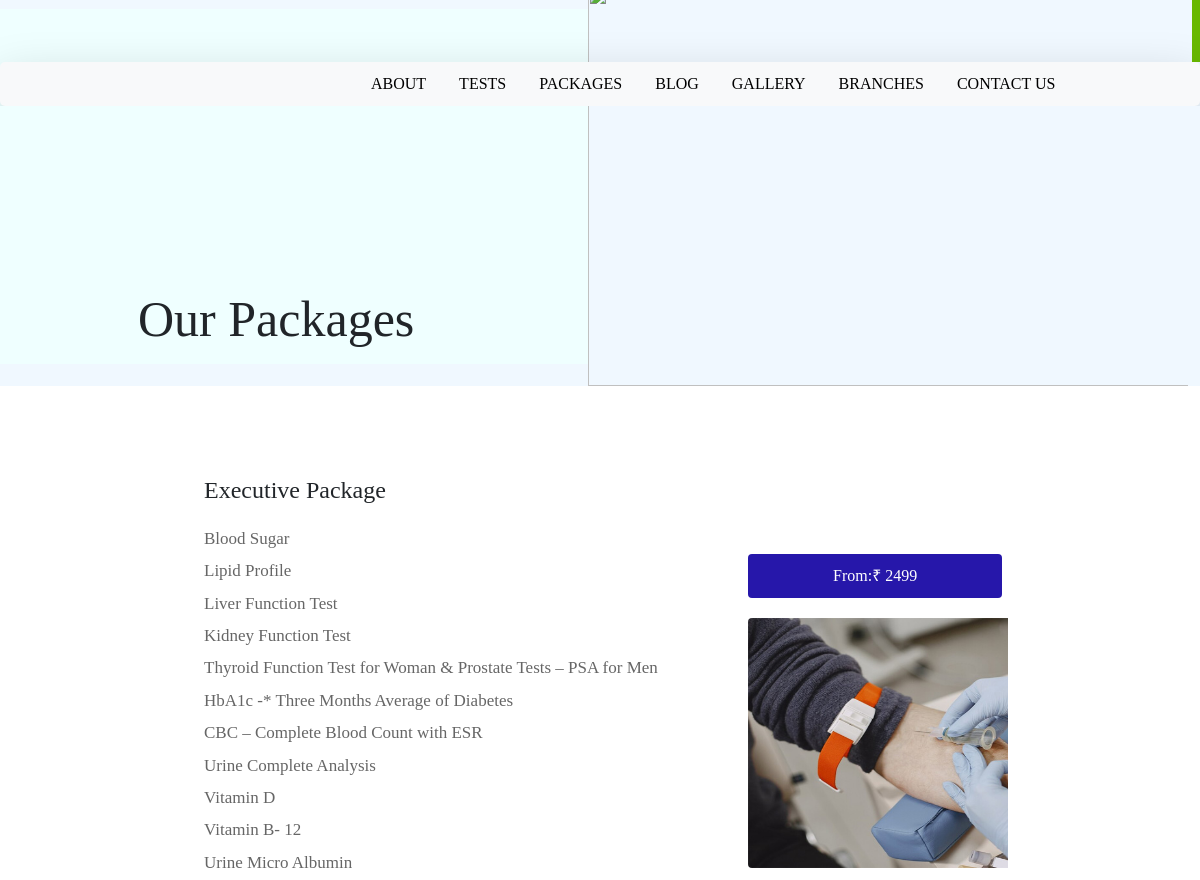
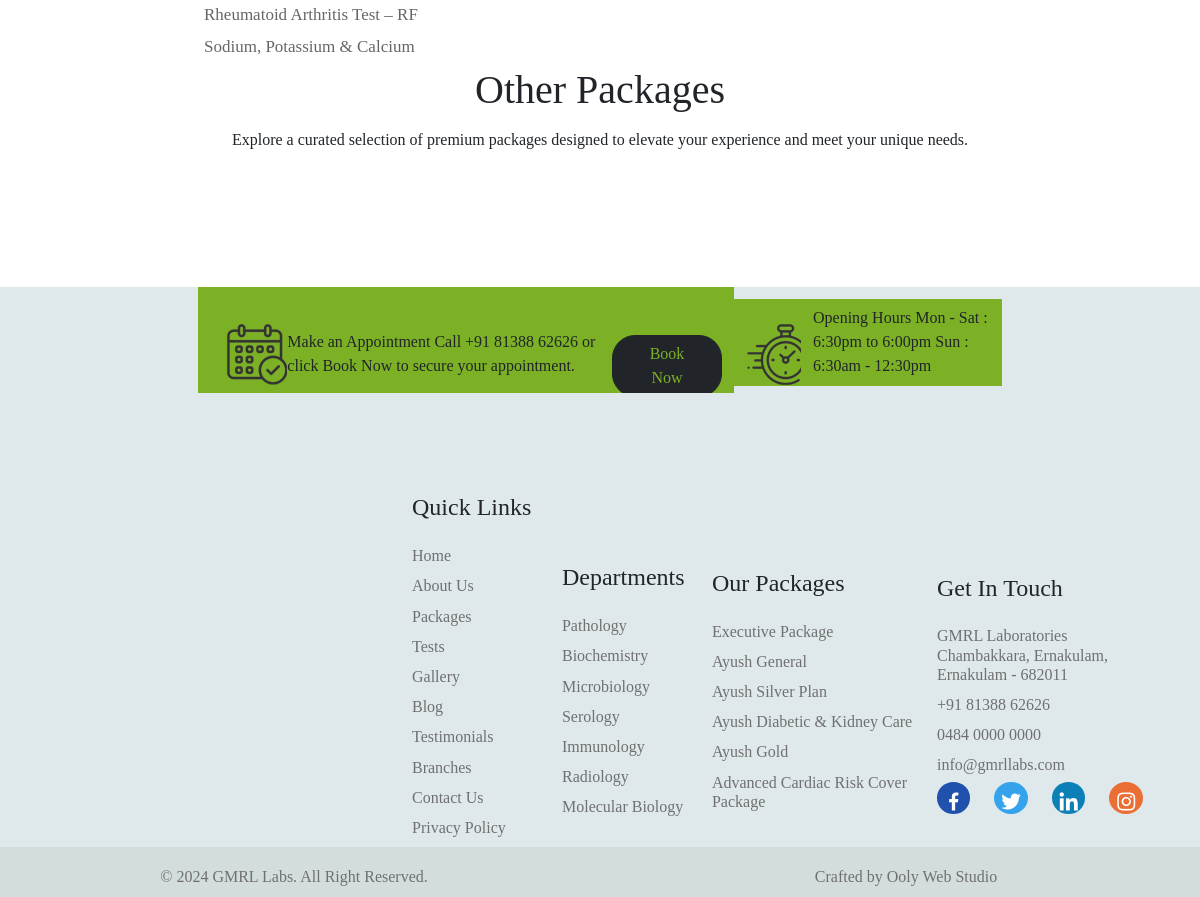
The page /packages/1 on the database its author committed (2 pictures, top to bottom).
### labapp/models.py (models this page shows, shortened)
class Package(models.Model):
    image=models.ImageField(upload_to='package')
    price=models.IntegerField()
    ln1=models.CharField(max_length=400)
    ln2=models.CharField(max_length=400)
    ln3=models.CharField(max_length=400)
    ln4=models.CharField(max_length=400)
    ln5=models.CharField(max_length=400)
    ln6=models.CharField(max_length=400)
    ln7=models.CharField(max_length=400,blank=True)
    ln8=models.CharField(max_length=400,blank=True)
    ln9=models.CharField(max_length=400,blank=True)
    ln10=models.CharField(max_length=400,blank=True)
    ln11=models.CharField(max_length=400,blank=True)
    ln12=models.CharField(max_length=400,blank=True)
    ln13=models.CharField(max_length=400,blank=True)
    name=models.CharField(max_length=250,unique=True)
    class Meta:
        ordering=('name',)

### labapp/views.py (the view)
# urls.py: path('packages/<int:id>',views.packages,name='packages'),
def packages(request,id):
    packs=Package.objects.get(id=id)
    return render(request,'packages.html',{'packs':packs})

### templates/packages.html (shortened to what this page needs)
{% extends 'base.html' %}
{% load static %}
{% block content %}
<section class="packages w-100" id="package" style="font-family:Georgia, 'Times New Roman', Times, serif ;">
    <div class="row w-100">
        <div class="abi col-lg-6">
            <h1>Our Packages</h1>
        </div>
        <div class="tip col-lg-6">
            <img src="../static/images/blog.jpg" alt="">
        </div>
    </div>
</section>
<section class="packpgs" >
    <div class="packrow row mx-auto d-flex">
        <div class="col-lg-8">
            <h4 class="mb-4">{{packs.name}}</h4>
            <h6>{{packs.ln1}}</h6>
            <h6>{{packs.ln2}}</h6>
            <h6>{{packs.ln3}}</h6>
            <h6>{{packs.ln4}}</h6>
            <h6>{{packs.ln5}}</h6>
            <h6>{{packs.ln6}}</h6>
            <h6>{{packs.ln7}}</h6>
            <h6>{{packs.ln8}}</h6>
            <h6>{{packs.ln9}}</h6>
            <h6>{{packs.ln10}}</span></h6>
            <h6>{{packs.ln11}}</h6>
            <h6>{{packs.ln12}}</h6>
            <h6>{{packs.ln13}}</h6>
        </div>
        <div class="col-lg-4">
            <button class="btnprc">From:₹ {{packs.price}}</button>
            <img class="pkpgimg" src="{{packs.image.url}}" alt="">
        </div>
    </div>
</section>
<section class="pakpg" style="font-family:Georgia, 'Times New Roman', Times, serif ;">
<div class="otpk">
    <h1 class="mx-auto d-flex justify-content-center mb-3">Other Packages</h1>
    <h6 class="mx-auto d-flex justify-content-center mb-5">Explore a curated selection of premium packages designed to elevate your experience and meet your unique needs.</h6>
</div>
<div class="container">
</div>
</section>
<section class="footer" style="font-family:Georgia, 'Times New Roman', Times, serif ;">
    <div class="rw2 row mx-auto"   >
        <div class="col9 col-lg-8">
            <div class="row">
                <div class="col-lg-2" >
                    <img class="mt-4 ms-3" src="../static/images/make-appointment.png" alt="">
                </div>
                <div class="col-lg-7 mt-4" >
                    <h8 class="ms-0"> Make an Appointment</h8>
                    <h8 class="ms-0">Call +91 81388 62626 or click Book Now to secure your appointment.</h8>
                </div>
                <div class="col-lg-3">
                    <a href="{% url 'lab:appointment' %}">
                        <button type="button" class="btn4 mt-5 btn btn-dark ">Book Now</button>
                    </a>
                </div>
            </div>
        </div>
        <div class="col91 col-lg-4">
            <div class="row col9rw">
                <div class="col-lg-3">
                    <img class="mt-4" src="../static/images/openinh-hours-logo.png" alt="">
                </div>
                <div class="col-lg-9">
                    <h7 class="mt-3">Opening Hours</h7>
                    <h7>Mon - Sat : 6:30pm to 6:00pm</h7>
                    <h7>Sun : 6:30am - 12:30pm</h7>
                </div>
            </div>
        </div>
    </div>
    <div class="rw3 row">
        <div class="col-lg-2">
        </div>
        <div class="col-lg-2">
            <h4 class="mb-4">Quick Links</h4>
            <a href="{% url 'lab:home' %}">
                <h6>Home</h6>
            </a>
            <a href="{% url 'lab:about' %}">
                <h6>About Us</h6>
            </a>
            <a href="{% url 'lab:package' %}">
                <h6>Packages</h6>
            </a>
            <a href="{% url 'lab:test' %}">
                <h6>Tests</h6>
            </a>
            <a href="{% url 'lab:gallery' %}">
                <h6>Gallery</h6>
            </a>
            <a href="{% url 'lab:blog' %}">
                <h6>Blog</h6>
            </a>
            <a href="">
            <h6>Testimonials</h6>
            </a>
            <a href="{% url 'lab:branches' %}">
                <h6>Branches</h6>
            </a>
            <a href="{% url 'lab:contacts' %}">
                <h6>Contact Us</h6>
            </a>
            <a href="{% url 'lab:privacy' %}">
                <h6>Privacy Policy</h6>
            </a>
        </div>
        <div class="col-lg-2">
            <h4 class="mb-4">Departments</h4>
            <a href="{% url 'lab:depart' %}">
                <h6>Pathology</h6>
            </a>
            <a href="{% url 'lab:depart' %}">
                <h6>Biochemistry</h6>
            </a>
            <a href="{% url 'lab:depart' %}">
                <h6>Microbiology</h6>
            </a>
            <a href="{% url 'lab:depart' %}">
                <h6>Serology</h6>
            </a>
            <a href="{% url 'lab:depart' %}">
                <h6>Immunology</h6>
            </a>
            <a href="{% url 'lab:depart' %}">
                <h6>Radiology</h6>
            </a>
            <a href="{% url 'lab:depart' %}">
                <h6>Molecular Biology</h6>
            </a>
        </div>
        <div class="col-lg-3">
            <h4 class="mb-4">Our Packages</h4>
            <a href="http://127.0.0.1:8005/packages/1   ">
                <h6>Executive Package</h6>
            </a>
            <a href="http://127.0.0.1:8005/packages/2">
                <h6>Ayush General</h6>
            </a>
            <a href="http://127.0.0.1:8005/packages/3">
                <h6>Ayush Silver Plan</h6>
            </a>
            <a href="http://127.0.0.1:8005/packages/4">
                <h6>Ayush Diabetic & Kidney Care</h6>
            </a>
            <a href="http://127.0.0.1:8005/packages/5">
                <h6>Ayush Gold</h6>
            </a>
            <a href="http://127.0.0.1:8005/packages/6">
                <h6>Advanced Cardiac Risk Cover Package</h6>
            </a>
        </div>
        <div class="col-lg-3">
            <h4 class="mb-4">Get In Touch</h4>
            <h6>GMRL Laboratories Chambakkara, Ernakulam, Ernakulam - 682011</h6>
            <h6>+91 81388 62626</h6>
            <h6>0484 0000 0000</h6>
            <h6>info@gmrllabs.com</h6>
            <div class="rw4 row">
                <div class="col-lg-3">
                    <div class="fce">
                        <i class='bx bxl-facebook' style='color:#ffffff'  ></i>
                    </div>
                </div>
                <div class="col-lg-3">
                    <div class="twi">
                    <i class='bx bxl-twitter' style="color: #ffffff;"></i>
                    </div>
                </div>
                <div class="col-lg-3">
                    <div class="lik">
                    <i class='bx bxl-linkedin' style="color: #ffffff;"></i>
                    </div>
                </div>
                <div class="col-lg-3">
                    <div class="inst">
                    <i class='bx bxl-instagram' style="color: #ffffff;" ></i>
                    </div>
                </div>
            </div>
        </div>
    </div>
</section>
{% endblock %}

### static/css/style.css (style rules this page uses)
* { overflow-x: hidden; }
body { margin: 0; padding: 0; font-family: Georgia, 'Times New Roman', Times, serif; }
.packages { background-color: rgb(240, 248, 255); overflow-x: hidden; margin-top: -120px; z-index: -1; }
.ems, .nu91, .mb-0, .mt-4, .mt-0 { margin: 0; padding: 0; }
.ipic, .bx { display: inline-block; vertical-align: middle; }
.bx { font-size: 24px; }
.row { display: flex; justify-content: space-between; align-items: center; }
.footer { height: 70vh; background-color: rgb(223, 233, 236); }
.rw2 { width: 67%; height: 19%; }
.col9 { background-color: rgb(124, 177, 38); }
.col91 { background-color: rgb(124, 177, 38); }
.btn4 { border-radius: 23px; padding-left: 35px; padding-right: 35px; color: rgb(124, 177, 38); }
.rw3 { width: 75%; margin-top: 100px; margin-left: 250px; }
.rw3 a { text-decoration: none !important; }
.rw3 h6 { margin-top: 11px; color: rgb(112, 112, 112); }
.rw4 { width: 230px; }
.abi { background-color: rgb(239, 255, 255); padding: 0 0 0 0; }
.abi h1 { font-size: 50px; margin-top: 280px; margin-left: 150px; margin-bottom: 15px; }
.tip { padding: 0 0 0 0; }
.tip img { height: 50vh; width: 50.3vw; }
.packrow { margin-left: 200px; width: 68%; height: 55 vh; margin-top: 90px; }
.pkpgimg { width: 390px; height: 250px; border-radius: 4px; }
.packrow h6 { color: rgb(102, 102, 102); font-size: 17px; margin-top: 12px; }
.btnprc { background-color: rgb(38, 23, 170); border: 0; border-radius: 4px; width: 21.2vw; color: white; margin-bottom: 20px; padding-top: 10px; padding-bottom: 10px; }
.rw4 i { margin: auto; display: flex; justify-content: center; text-align: center; padding-top: 8px; }
.fce { background-color: rgb(32, 81, 172); border-radius: 50%; height: 32px; }
.twi { background-color: rgb(52, 163, 236); border-radius: 50%; height: 32px; }
.lik { background-color: rgb(12, 128, 182); border-radius: 50%; height: 32px; }
.inst { background-color: rgb(235, 110, 52); border-radius: 50%; height: 32px; }

### rows shown on the page
Package: name "Executive Package", ln1 "Blood Sugar", ln2 "Lipid Profile", ln3 "Liver Function Test", ln4 "Kidney Function Test", ln5 "Thyroid Function Test for Woman & Prostate Tests – PSA for Men", ln6 "HbA1c -* Three Months Average of Diabetes", ln7 "CBC – Complete Blood Count with ESR", ln8 "Urine Complete Analysis", ln9 "Vitamin D", ln10 "Vitamin B- 12", ln11 "Urine Micro Albumin", ln12 "Rheumatoid Arthritis Test – RF", ln13 "Sodium, Potassium & Calcium", price "2499", image (picture)
